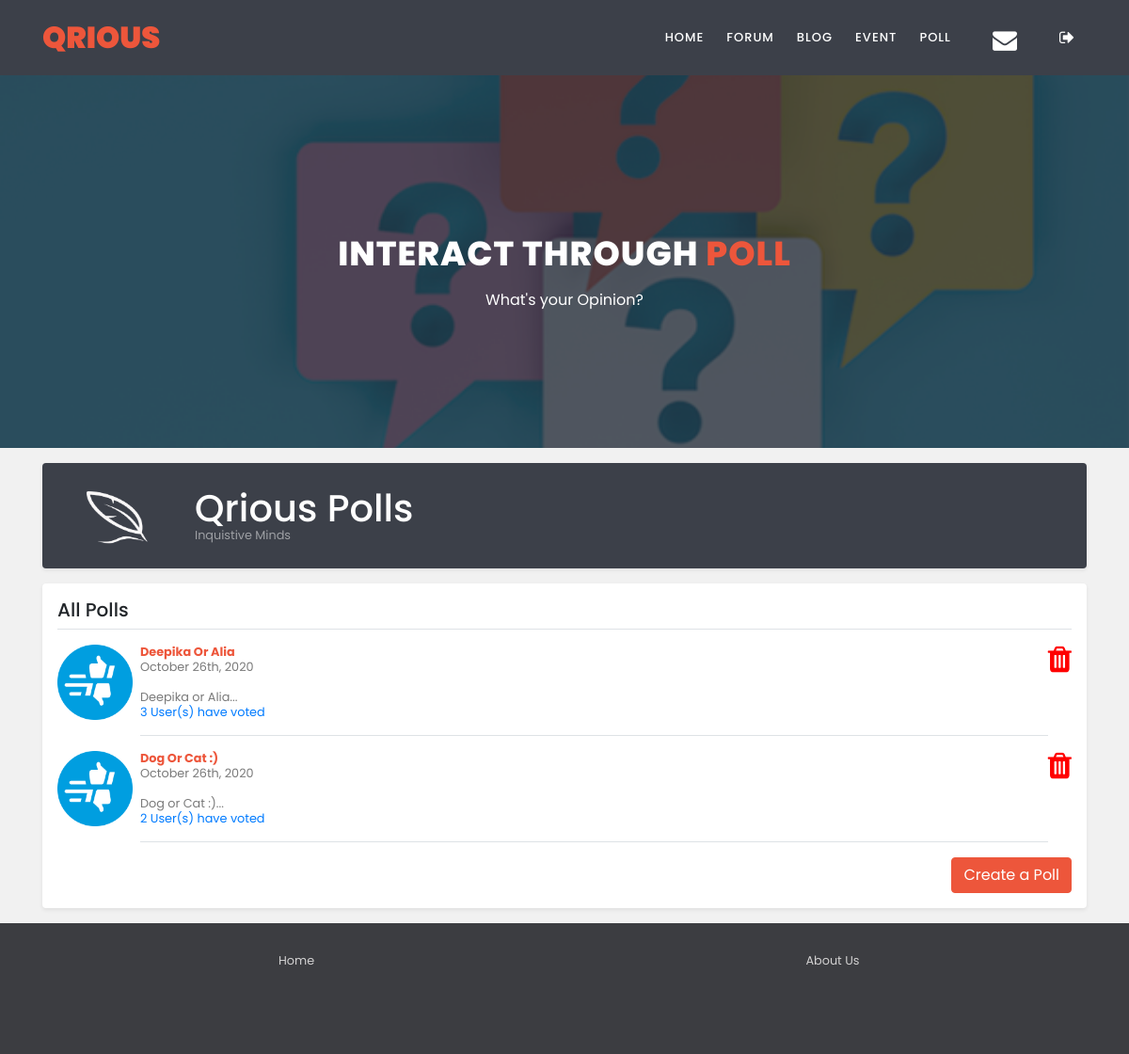
The page /polls.php (signed in) on the database its author committed.
### tables this page shows
CREATE TABLE `polls` (
  `id` int(11) NOT NULL,
  `subject` varchar(255) NOT NULL,
  `created` datetime NOT NULL,
  `modified` datetime NOT NULL,
  `status` enum('1','0') NOT NULL DEFAULT '1',
  `created_by` int(11) NOT NULL,
  `poll_desc` varchar(5000) NOT NULL,
  `locked` int(1) NOT NULL DEFAULT 0
);

### polls.php (the view, shortened to what this page needs)
<?php
    require 'includes/dbh.inc.php';
    include 'includes/HTML-head.php';
?>
<section class="section section-bg main" id="call-to-action" style="background-image: url(img/cio_poll.png) ">
        <div class="container">
            <div class="row">
                <div class="col-lg-10 offset-lg-1">
                    <div class="cta-content">
                        <br>
                        <br>
                        <h2>Interact through <em>Poll</em></h2>
                        <p>What's your Opinion?</p>
                    </div>
                </div>
            </div>
        </div>
    </section>
	<link rel="stylesheet" type="text/css" href="css/list-page.css">
    </head>
    <body style="background: #f1f1f1">
        <?php include 'includes/navbar.php'; ?>
        <main role="main" class="container">
      <div class="d-flex align-items-center p-3 my-3 text-white-50 bg-purple rounded shadow-sm" style="background: #3c4049">
          <img class="mr-3" src="img/whitef1.png" alt="" width="130" height="80">
        <div class="lh-100">
          <h1 class="mb-0 text-white lh-100">Qrious Polls</h1>
          <small>Inquistive Minds</small>
        </div>
      </div>
      <div class="my-3 p-3 bg-white rounded shadow-sm">
        <h5 class="border-bottom border-gray pb-2 mb-0">All Polls</h5>
        <?php
            $sql = "select p.id, p.subject, p.created, p.poll_desc, p.locked, (
                        select count(*)
                        from poll_votes v
                        where v.poll_id = p.id
                        ) as votes
                    from polls p
                    order by votes desc";
            $stmt = mysqli_stmt_init($conn);
            if (!mysqli_stmt_prepare($stmt, $sql))
            {
                die('SQL error');
            }
            else
            {
                mysqli_stmt_execute($stmt);
                $result = mysqli_stmt_get_result($stmt);
                while ($row = mysqli_fetch_assoc($result))
                {
                    echo '<a href="poll.php?poll='.$row['id'].'">
                        <div class="media text-muted pt-3">
                            <img src="img/poll-cover.jpg" alt="" class="mr-2 rounded div-img poll-img">
                            <p class="media-body pb-3 mb-0 small lh-125 border-bottom border-gray ">
                              <strong class="d-block text-gray-dark">'.ucwords($row['subject']).'</strong></a>
                                  '.date("F jS, Y", strtotime($row['created'])).'
                                  <br><br>'.substr($row['subject'],0,50).'...<br>
                                   <span class="text-primary" >
                                        '.$row['votes'].' User(s) have voted
                                   </span>
                            </p>
                            <span class="text-right">';
                    if ($_SESSION['userLevel'] == 1)
                    {
                        echo '<a href="includes/delete-poll.inc.php?pollid='.$row['id'].'" >
                                <i class="fa fa-trash fa-2x" aria-hidden="true" style="color: red;"></i>
                              </a>';
                    }
                    echo '</span>
                            </div>';
                }
           }
            if ($_SESSION['userLevel'] == 1)
            {
                echo '<small class="d-block text-right mt-3">
                        <a href="create-poll.php" class="btn btn-primary">Create a Poll</a>';
            }
            else
            {
                echo '<small class="d-block text-right mt-3">';
            }
        ?>
    </main>
<footer id="myFooter">
    <div class="container">
        <div class="row">
            <div class="col-sm">
                <a href= "index.php" >Home</a>
            </div>
            <div class="col-sm">
                <a href= "AboutUs.php" >About Us</a>
            </div>
        </div>
    </div>
</footer>
    </body>
</html>

### css/footer.css (style rules this page uses)
#myFooter { background-color: #3c3d41; color: white; padding-top: 30px; }
#myFooter .row { margin-bottom: 60px; }
#myFooter a { color: #d2d1d1; text-decoration: none; }
#myFooter { flex: 0 0 auto; -webkit-flex: 0 0 auto; }

### css/styles.css (style rules this page uses)
html, body { height: 100%; }
img { max-width: 100%; }
a { text-decoration: none }
h1 { color: #ff9000; }
* { word-wrap: break-word; overflow-wrap: break-word; }
h1, h2, h3, h4, h5, h6, p, a, ul, span, li, img, inpot, button { margin: 0; padding: 0; }
.main { margin-top: 80px; }

### css/list-page.css (style rules this page uses)
html, body { overflow-x: hidden; }
.text-white-50 { color: rgba(255, 255, 255, .5); }
.bg-purple { background-color: #B0B0B0; }
.lh-100 { line-height: 1; }
.lh-125 { line-height: 1.25; }
.div-img { width: 55px; height: 55px; object-fit: cover; transition: transform .2s; }
.poll-img { width: 80px; height: 80px; object-fit: cover; }
a { color: gray; }

### assets/css/style.css (style rules this page uses)
html, body, div, span, applet, object, iframe, h1, h2, h3, h4, h5, h6, p, blockquote, div pre, a, abbr, acronym, address, big, cite, code, del, dfn, em, font, img, ins, kbd, q, s, samp, small, strike, strong, sub, sup, tt, var, b, u, i, center, dl, dt, dd, ol, ul, li, figure, header, nav, section, article, aside, footer, figcaption { margin: 0; padding: 0; border: 0; outline: 0; }
header, nav, section, article, aside, footer, hgroup { display: block; }
* { box-sizing: border-box; }
html, body { font-family: 'Poppins', sans-serif; font-weight: 400; background-color: #fff; font-size: 16px; -ms-text-size-adjust: 100%; -webkit-font-smoothing: antialiased; -moz-osx-font-smoothing: grayscale; }
a { text-decoration: none !important; }
h1, h2, h3, h4, h5, h6 { margin-top: 0px; margin-bottom: 0px; }
p { font-size: 14px; line-height: 25px; color: #7a7a7a; }
html, body { background: #fff; font-family: 'Poppins', sans-serif; }
.main { margin-top: 80px; }
#call-to-action { padding: 120px 0px; background-image: url(../images/cta-bg.jpg); background-position: center center; background-repeat: no-repeat; background-size: cover; text-align: center; }
.cta-content h2 { font-size: 36px; text-transform: uppercase; font-weight: 800; color: #fff; letter-spacing: 1px; }
.cta-content h2 em { font-style: normal; color: #ed563b; }
.cta-content p { font-size: 16px; color: #fff; margin: 15px 0px 25px 0px; }
.section-bg { background-position: center center; background-repeat: no-repeat; background-size: cover; position: relative; }
.section-bg:before { content:''; position: absolute; top: 0; left: 0; width: 100%; height: 100%; background-color: rgba(35,45,57,0.8); }
.section-bg > form, .section-bg .container { position: relative; z-index: 2 }
footer { text-align: center; padding: 30px 0px; }
.btn-primary { border-color: #ed563b; background-color: #ed563b; }
a { color: #ed563b; }

### rows shown on the page
polls: subject "Deepika Or Alia", created "October 26th, 2020", subject "Deepika or Alia", votes "3"
polls: subject "Dog Or Cat :)", created "October 26th, 2020", subject "Dog or Cat :)", votes "2"
